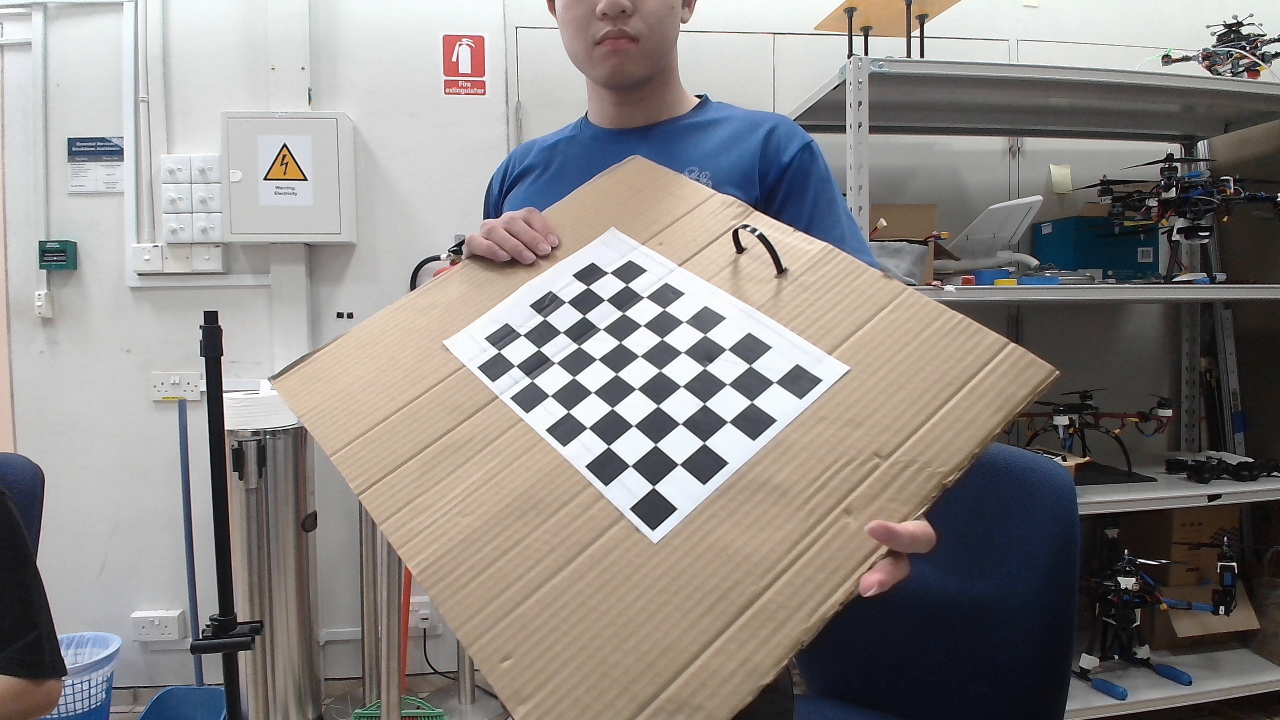
#> input picture logitech_cam/image/img_0.jpeg, 2560 x 1440 px (shown at 1/2 size); its folder holds only this picture in this run
$ python camera_calibration.py
#> lines starting #> are read from the running program, lines starting #| are printed output that depends on the picture; after the words box and inside, x2 and y2 are one past the last pixel; in counts of white or black regions, pixels touching at a corner belong together; long printed decimals are rounded
#!/usr/bin/env python

import cv2
import numpy as np
import os
import glob

# Defining the dimensions of checkerboard
CHECKERBOARD = (6,9)
criteria = (cv2.TERM_CRITERIA_EPS + cv2.TERM_CRITERIA_MAX_ITER, 100, 0.001)

# Creating vector to store vectors of 3D points for each checkerboard image
objpoints = []
# Creating vector to store vectors of 2D points for each checkerboard image
imgpoints = []


# Defining the world coordinates for 3D points
objp = np.zeros((1, CHECKERBOARD[0] * CHECKERBOARD[1], 3), np.float32)
objp[0,:,:2] = np.mgrid[0:CHECKERBOARD[0], 0:CHECKERBOARD[1]].T.reshape(-1, 2)
prev_img_shape = None

# Extracting path of individual image stored in a given directory
images = glob.glob('./image/*.jpeg')
for fname in images:
    img = cv2.imread(fname)
#> img is the input picture: shape (1440, 2560, 3); mean B, G, R 135.5, 138, 142.6
    img = cv2.resize(img, (1024,760))
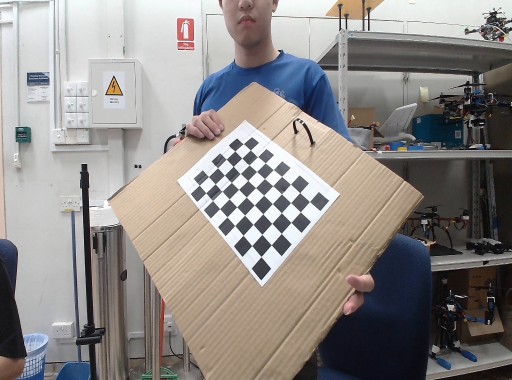
#> img: shape (760, 1024, 3) (shown at 1/2 size); mean B, G, R 135.4, 137.9, 142.5
    gray = cv2.cvtColor(img,cv2.COLOR_BGR2GRAY)
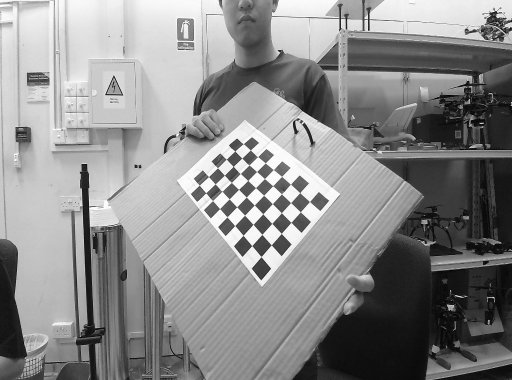
#> gray: shape (760, 1024) (shown at 1/2 size); min 0, max 255, mean 139

    # Find the chess board corners
    # If desired number of corners are found in the image then ret = true
    ret, corners = cv2.findChessboardCorners(gray, CHECKERBOARD, cv2.CALIB_CB_ADAPTIVE_THRESH + cv2.CALIB_CB_FAST_CHECK + cv2.CALIB_CB_NORMALIZE_IMAGE)
#> ret = True; corners = 54 rows, first 8: [619.3, 403.5], [601.1, 424.1], [582.3, 445.2], [563, 467.3], [543, 490], [522.6, 513.6], [600.1, 385.8], [581.8, 405.6]

    """
    If desired number of corner are detected,
    we refine the pixel coordinates and display
    them on the images of checker board
    """

    if ret == True:
        objpoints.append(objp)
        # refining pixel coordinates for given 2d points.
        corners2 = cv2.cornerSubPix(gray, corners, (11,11),(-1,-1), criteria)
#> corners2 = 54 rows, first 8: [619.5, 403.5], [601.2, 424.2], [582.4, 445.2], [563, 467.3], [542.9, 490.2], [522.5, 513.7], [599.9, 385.7], [581.8, 405.6]

        imgpoints.append(corners2)

        # Draw and display the corners
        img = cv2.drawChessboardCorners(img, CHECKERBOARD, corners2, ret)
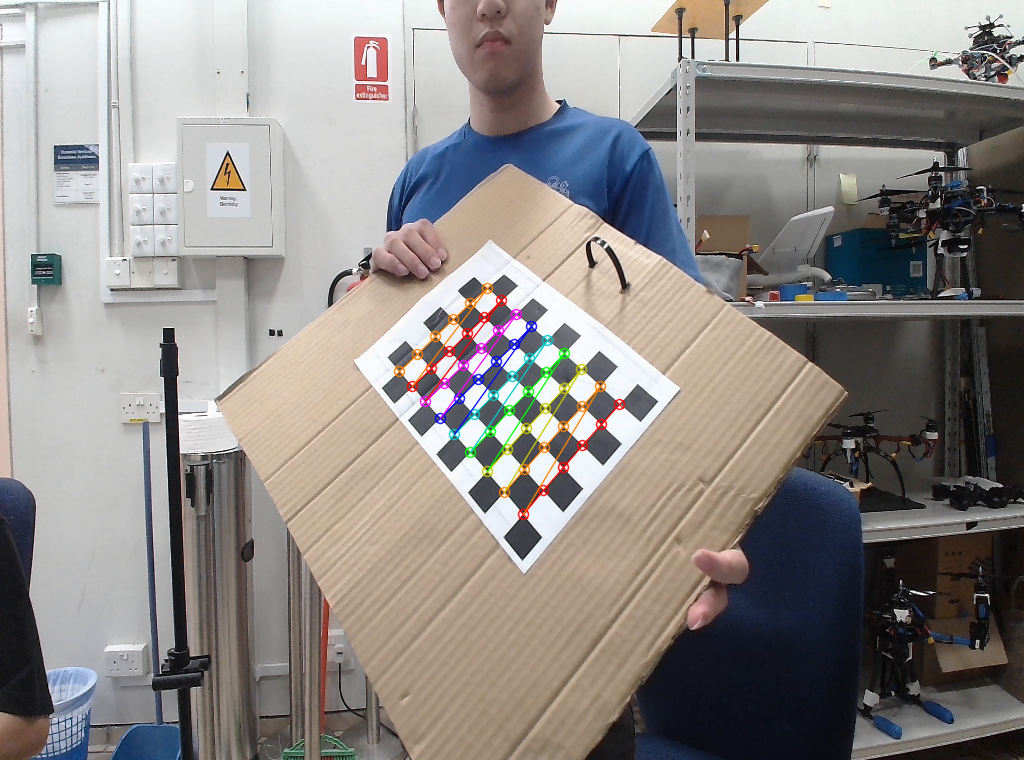
#> img: shape (760, 1024, 3); 1.23% of pixels changed, all inside (x1, y1, x2, y2) = (393, 282, 626, 521)

    cv2.imshow('img',img)
    cv2.waitKey(0)

cv2.destroyAllWindows()

h,w = img.shape[:2]

"""
Performing camera calibration by
passing the value of known 3D points (objpoints)
and corresponding pixel coordinates of the
detected corners (imgpoints)
"""
ret, mtx, dist, rvecs, tvecs = cv2.calibrateCamera(objpoints, imgpoints, gray.shape[::-1], None, None)
#> ret = 0.527; mtx = [[648.7, 0, 466.8], [0, 898.6, 414.1], [0, 0, 1]]; dist = [[2.16, -47.91, 0.0564, -0.0506, 401.3]]; rvecs = ([-0.0621, 0.995, 2.23],); tvecs = ([5.77, -0.37, 24.58],)

print("Camera matrix : \n")
print(mtx)
#| [[648.690   0.         466.848]
#|  [  0.         898.611 414.132]
#|  [  0.           0.           1.        ]]
print("dist : \n")
print(dist)
#| [[ 2.16089468e+00 -4.79077686e+01  5.63692498e-02 -5.06373414e-02
#|    4.01295168e+02]]
print("rvecs : \n")
print(rvecs)
#| (array([[-0.06211],
#|        [ 0.9946 ],
#|        [ 2.234]]),)
print("tvecs : \n")
print(tvecs)
#| (array([[ 5.772],
#|        [-0.3696],
#|        [24.577]]),)

$ run again, on logitech_cam/image/img_12.jpeg
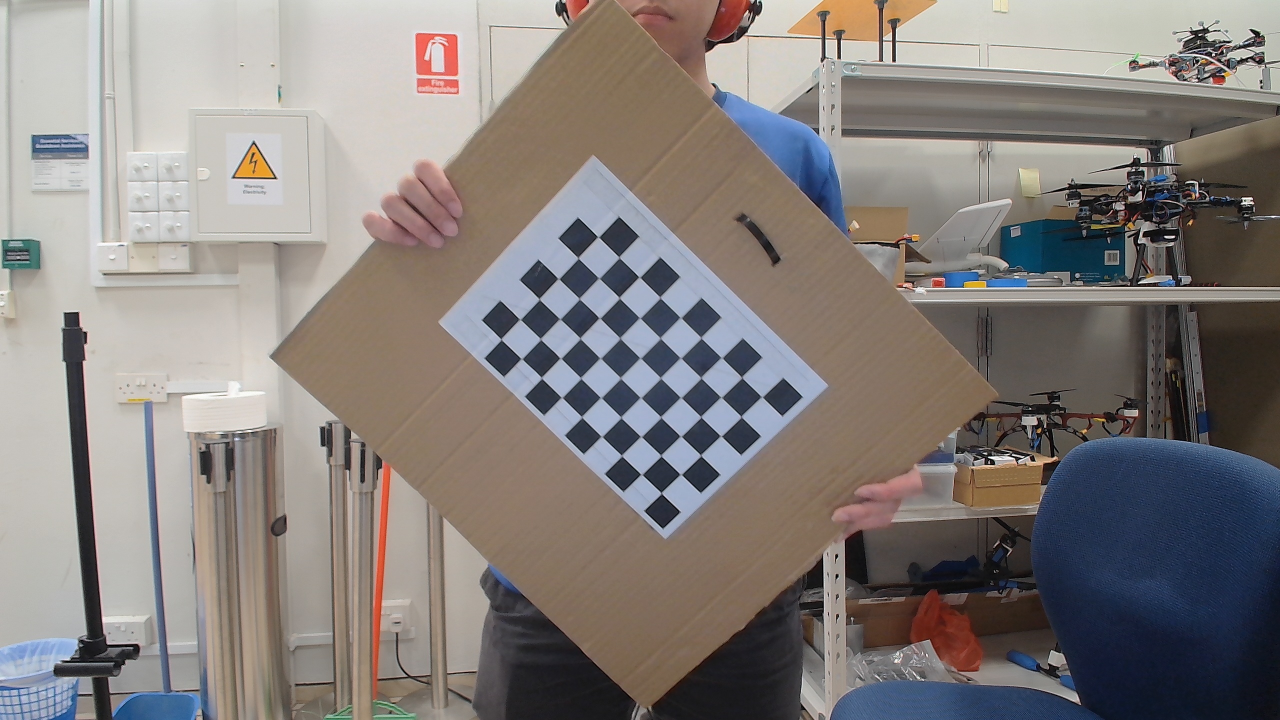
#> input picture logitech_cam/image/img_12.jpeg, 2560 x 1440 px (shown at 1/2 size)
#> img is the input picture: shape (1440, 2560, 3); mean B, G, R 124, 126.9, 133
#> `gray = cv2.cvtColor(img,cv2.COLOR_BGR2GRAY)`:
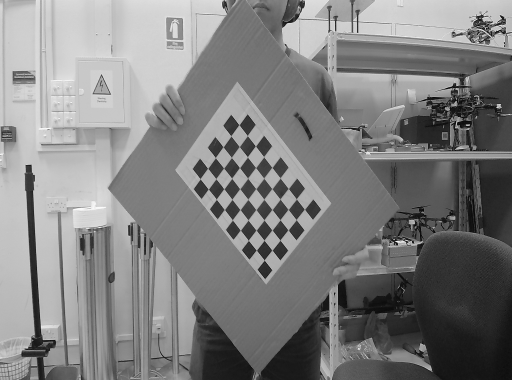
#> gray: shape (760, 1024) (shown at 1/2 size); min 0, max 254, mean 128.3
#> `ret, corners = cv2.findChessboardCorners(gray, CHECKERBOARD, cv2.CALIB..`: ret = True; corners = 54 rows, first 8: [609, 418.7], [593, 439.7], [576.6, 460.2], [560.5, 480.6], [544.3, 500.8], [529, 520.6], [593.2, 398.4], [577, 419.3]
#> corners2 = 54 rows, first 8: [609.4, 418.8], [592.8, 439.7], [576.6, 460.2], [560.5, 480.6], [544.5, 500.7], [528.8, 520.5], [593.2, 398.2], [576.7, 419.3]
#> `img = cv2.drawChessboardCorners(img, CHECKERBOARD, corners2, ret)`:
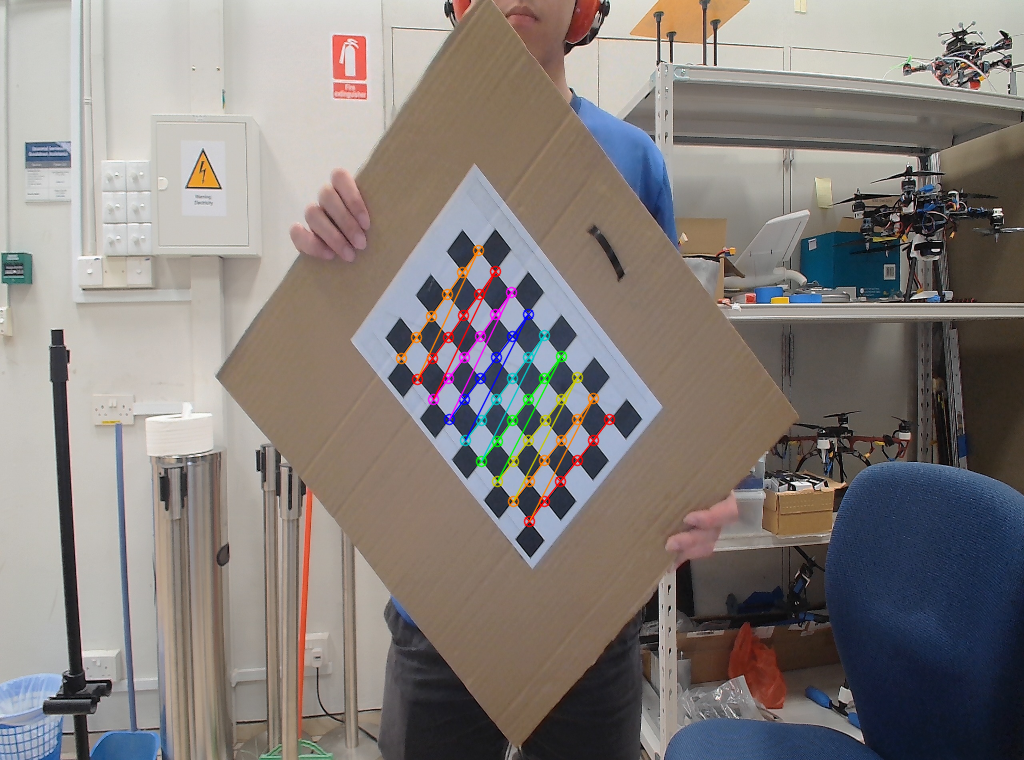
#> img: shape (760, 1024, 3); mean B, G, R 123.4, 126.6, 133.2
#> `ret, mtx, dist, rvecs, tvecs = cv2.calibrateCamera(objpoints, imgpoint..`: ret = 0.194; mtx = [[517, 0, 505.4], [0, 674.7, 394.8], [0, 0, 1]]; dist = [[-0.409, 5.05, -0.00917, -1.14e-05, 14.68]]; rvecs = ([0.13, -0.087, 2.34],); tvecs = ([4.54, 0.818, 22.45],)
#| [[517.036   0.         505.433]
#|  [  0.         674.660 394.843]
#|  [  0.           0.           1.        ]]
#| [[-4.09460752e-01  5.05083518e+00 -9.17150090e-03 -1.14281984e-05
#|    1.46750336e+01]]
#| (array([[ 0.1301],
#|        [-0.08697],
#|        [ 2.345]]),)
#| (array([[ 4.542],
#|        [ 0.8182 ],
#|        [22.447 ]]),)

$ run again, on logitech_cam/image/img_13.jpeg
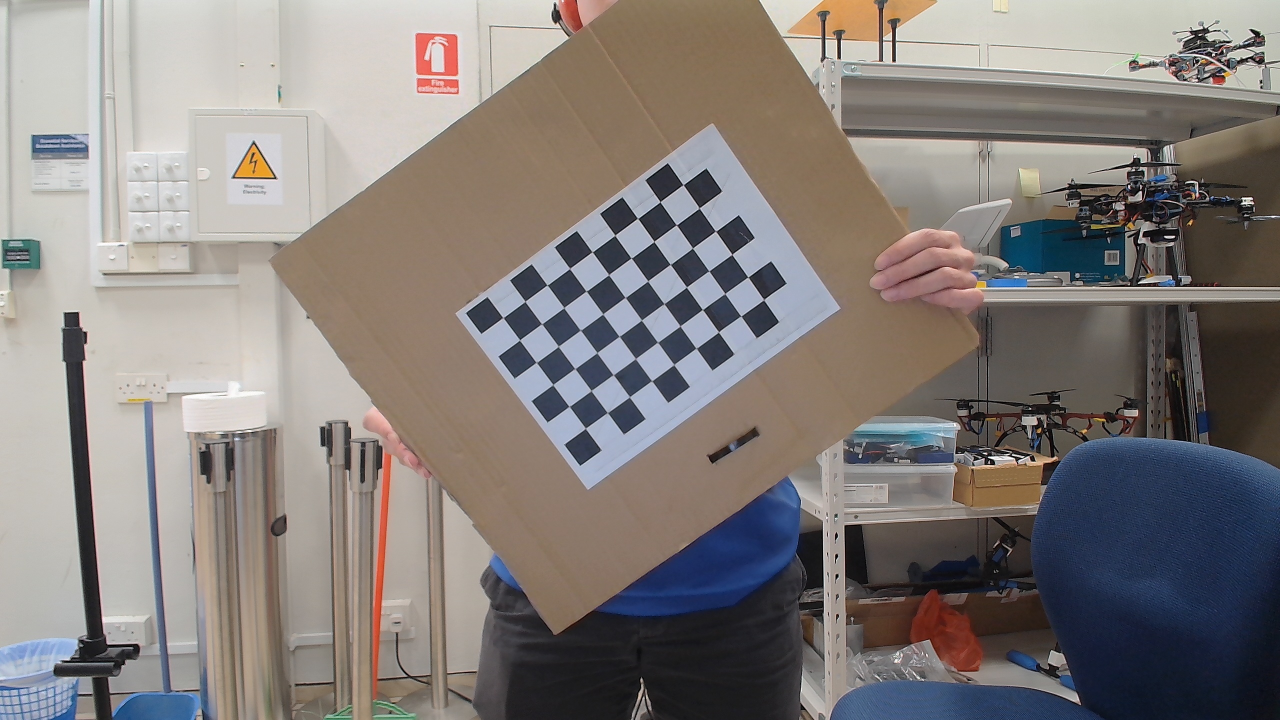
#> input picture logitech_cam/image/img_13.jpeg, 2560 x 1440 px (shown at 1/2 size)
#> img is the input picture: shape (1440, 2560, 3); mean B, G, R 122.7, 125.6, 131.8
#> `gray = cv2.cvtColor(img,cv2.COLOR_BGR2GRAY)`:
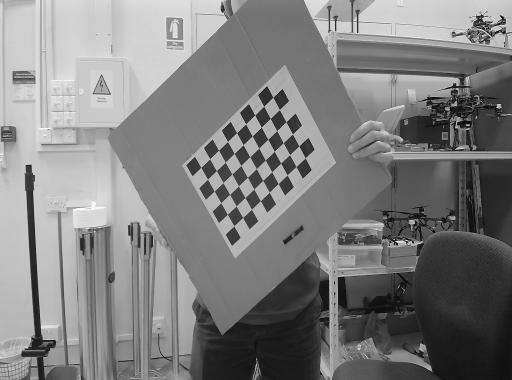
#> gray: shape (760, 1024) (shown at 1/2 size); min 0, max 254, mean 127
#> `ret, corners = cv2.findChessboardCorners(gray, CHECKERBOARD, cv2.CALIB..`: ret = True; corners = 54 rows, first 8: [468.2, 452.1], [455.3, 428.9], [442.3, 405.7], [428.8, 382.6], [415.5, 359], [402.3, 335], [485.8, 435.6], [472.7, 412.5]
#> corners2 = 54 rows, first 8: [468.3, 452.2], [455.3, 429], [442.2, 405.8], [428.9, 382.6], [415.6, 358.8], [402.3, 335.2], [485.8, 435.5], [472.8, 412.4]
#> `img = cv2.drawChessboardCorners(img, CHECKERBOARD, corners2, ret)`:
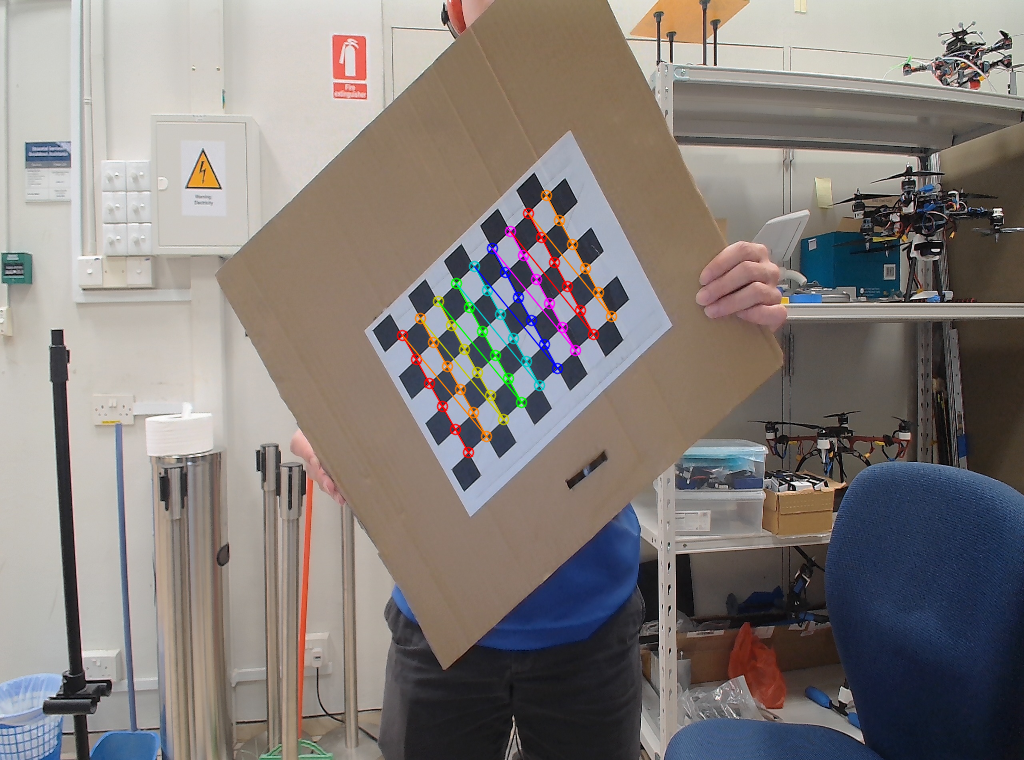
#> img: shape (760, 1024, 3); mean B, G, R 122.1, 125.3, 132
#> `ret, mtx, dist, rvecs, tvecs = cv2.calibrateCamera(objpoints, imgpoint..`: ret = 0.158; mtx = [[314.4, 0, 516.4], [0, 414.8, 366.4], [0, 0, 1]]; dist = [[-0.0417, 0.104, -0.00469, 0.000924, 0.269]]; rvecs = ([0.041, 0.0494, -2.2],); tvecs = ([-2.21, 2.99, 14.37],)
#| [[314.401   0.         516.447]
#|  [  0.         414.813 366.351]
#|  [  0.           0.           1.        ]]
#| [[-0.0417  0.1042 -0.004688  0.0009243  0.2687]]
#| (array([[ 0.041],
#|        [ 0.04944 ],
#|        [-2.199]]),)
#| (array([[-2.212],
#|        [ 2.987],
#|        [14.366]]),)
